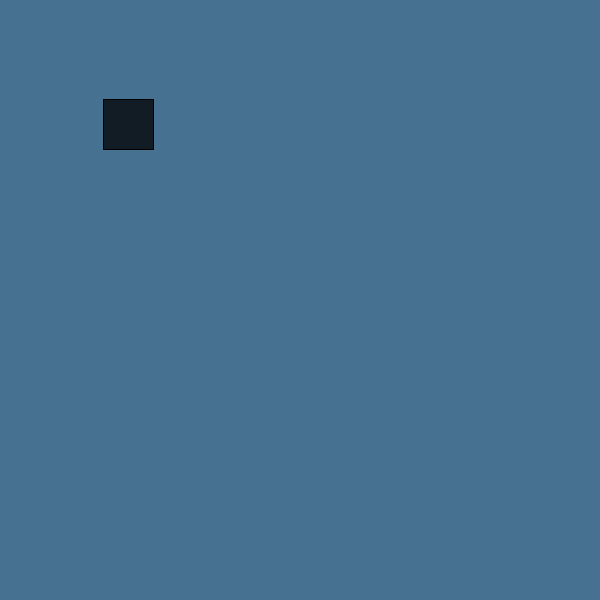
Frame 1 (no input)
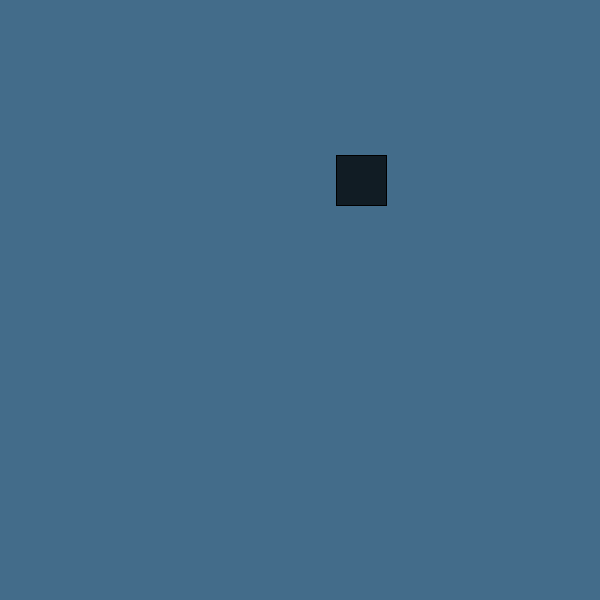
Frame 60 (the mouse pressed at the canvas centre just before this capture)
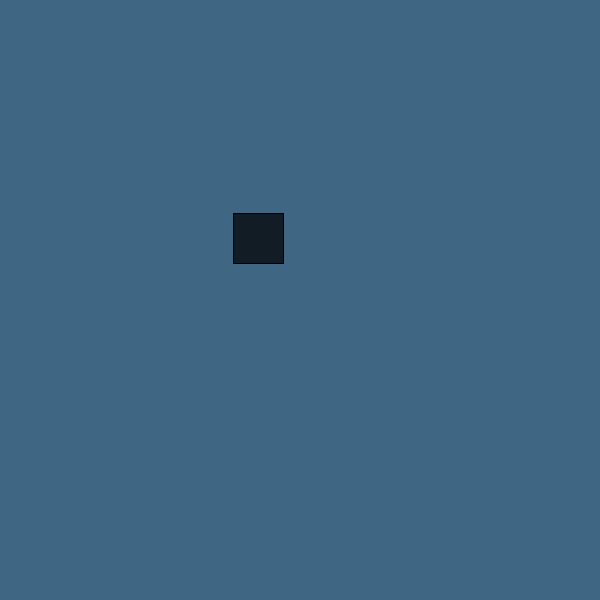
Frame 120 (the mouse held since frame 60 and released just before this capture)

The Processing sketch that drew these frames (run headless with seeded random() and noise(); from frame 60 on, the mouse is pressed at the canvas centre):

// Processing sketch: clickmovingsquare
// ── clickmovingsquare.pde
int x = 0;
float xPos = 100;
float yPos = 100;
float xSpeed;
float ySpeed;
float size = 50;
float distance;
boolean rectClicked = false;

void setup() {
  size (600, 600);
  xSpeed = random(2, 5);
  ySpeed = random(-2, 2);
}

void draw() {

  changeBackground();
  
  xPos += xSpeed;
  yPos += ySpeed;
  
  distance = dist(mouseX, mouseY, xPos, yPos);
  
  if((mouseX >= xPos) && (mouseX<= xPos+50) && (mouseY >= yPos) && (mouseY <= yPos+50)){
    println(distance);
    fill(105, 174, 224); 
  }else{
    fill(17, 28, 36); }
  
    if (rectClicked){
    xPos = random(0, 600);
    yPos = random (0, 600);  
  }
  
  
 if (xPos > width - size || xPos < 100 || xPos > 400){
   xSpeed = -xSpeed;
 }
 
 if (yPos > height - size || yPos < 100 || yPos > 400){
   ySpeed = -ySpeed;
 }
 
  if (mousePressed && distance < size/2){
    xSpeed = 0;
    ySpeed = 0;
  }
  

  rect (xPos, yPos, size, size);
}

void mousePressed(){
    if ((mouseX >= xPos) && (mouseX<= xPos+50) && (mouseY >= yPos) && (mouseY <= yPos+50)){
    rectClicked = !rectClicked;
    println(rectClicked);
    }
}

void changeBackground(){
  int r, g, b;
  r = int (map(yPos, 0, height, 76, 42));
  g = int (map(yPos, 0, height, 123, 68));
  b = int (map(yPos, 0, height, 156, 87));
  background (r, g, b);
}
  
  
